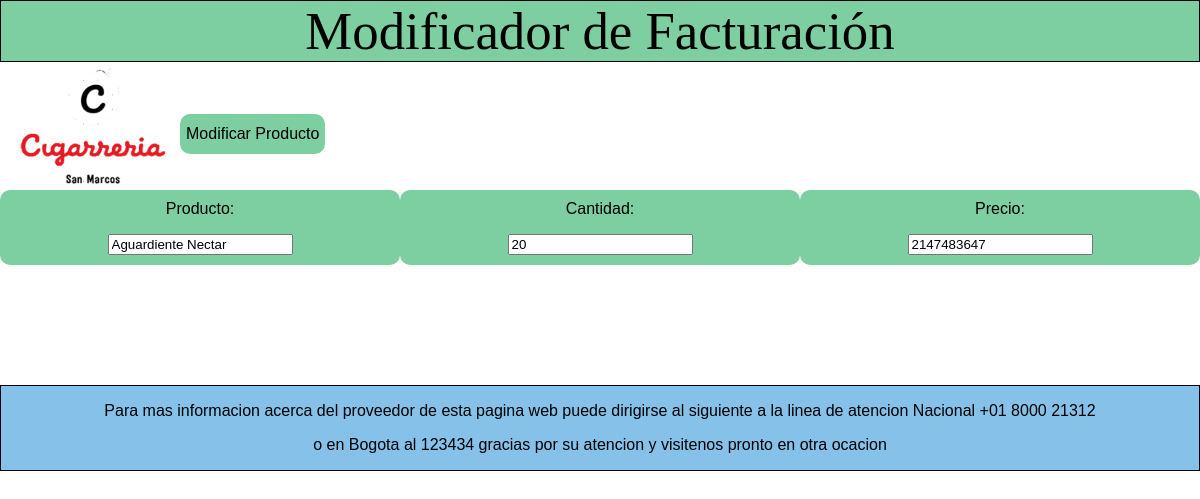
Page /Controlador/modificarFactura.php?id=3 on the committed database.
### tables this page shows
CREATE TABLE `factura` (
  `id` int(11) NOT NULL,
  `cliente` varchar(30) NOT NULL,
  `documento` int(11) NOT NULL,
  `direccion` varchar(30) NOT NULL,
  `producto` varchar(50) NOT NULL,
  `cantidad` int(11) NOT NULL,
  `precio` int(11) NOT NULL
);

### Controlador/modificarFactura.php (the view, shortened to what this page needs)
 <html lang="es">
    <head>
        <link rel="stylesheet"  href="../Vista/CSS/estiloModificarClientesMm.css">
    </head>
 <body>
    <header>
  Modificador de Facturación
        </header>
    <article>
         <a href="../Vista/Interfaz%201.PHP"> <img src="../Vista/imagenes/Captura.png" class="inicio"></a>
     <br><br>
 <table>
     <div class="registro">
         <?php
         $id=$_REQUEST['id'];
         include("../modelo/ConexionDatos.php");
         $hola = "SELECT * FROM factura WHERE id='$id'";
         $resul= $conexion->query($hola);
         $fila=$resul->fetch_assoc();
           ?>
  <form action="../controlador/modificar_Factura.php?id=<?php echo $fila['id']; ?>" method="post" >
       <td> <p>Producto:</p>
        <input type="text" id="mail" name="producto" placeholder="Producto" value="<?php echo $fila['producto']; ?>"/></td>
        <td> <p>Cantidad:</p>
        <input type="text" id="mail" name="cantidad" placeholder="Cantidad" value="<?php echo $fila['cantidad']; ?>"/></td>
          <td>  <p>Precio:</p>
        <input type="text" name="precio" placeholder="Precio" required  value="<?php echo $fila['precio']; ?>"></td>
      <a> <input type="submit" name="button" id="button" value="Modificar Producto" ></a>
</form>
         </div>
      </table>
            </article>
                       <footer>
            <center>
            <p>Para mas informacion acerca del proveedor de esta pagina web puede dirigirse al siguiente a la linea de atencion Nacional +01 8000 21312</p>
            <p> o en Bogota al 123434 gracias por su atencion y visitenos pronto en otra ocacion</p></center>
        </footer>
    </body>
</html>

### Vista/CSS/estiloModificarClientesMm.css (style rules this page uses)
body { margin: 0; padding: 0; background-size: cover; font-family: sans-serif; background-size: 100%; -moz-background-size: 100%; -o-background-size: 100%; -webkit-background-size: 100%; -khtml-background-size: 100%; }
header { margin-left: 0%; background:#7DCEA0; font-family:cursive ; font-size: 100%; border: 1px solid; font-size: 330%; text-align: center; }
.inicio { width: 180px; float: left; }
.registro { border-radius: 10px; }
.formulario ,td, input[type="submit"] { border: none; outline: none; height: 40px; color: black; font-size: 16px; background: #7DCEA0; border-radius: 10px; }
table { background-color: white; text-align: center; border-collapse: collapse; width: 100%; }
th, td { padding: 10; }
footer { margin-top: 10%; top:5%; background: #85C1E9 ; border: 1px solid; }

### rows in the picture
factura: producto "Aguardiente Nectar", cantidad "20", precio "2147483647"
